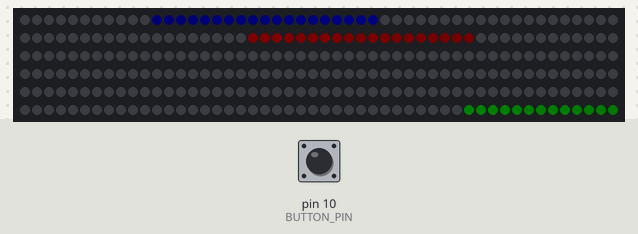
Simulated run of this sketch. Board: Arduino Uno, built with avr-gcc and run on an emulated ATmega328P. Shown: 300 RGB LEDs in strip order, left to right, continuing on the next row. Inputs (shaded band) come from the test bench; at power-on: pin 10 (BUTTON_PIN) HIGH. Dim RGB values are drawn brighter than linear.

Above: at 1.2 s.
1.3 s: pin 10 (BUTTON_PIN) pulled LOW for 0.15 s
4.4 s: pin 10 (BUTTON_PIN) pulled LOW for 1 s
8.4 s: pin 10 (BUTTON_PIN) pulled LOW for 0.15 s
11.5 s: pin 10 (BUTTON_PIN) pulled LOW for 1 s
15.5 s: pin 10 (BUTTON_PIN) pulled LOW for 3.2 s
At 18.2 s:
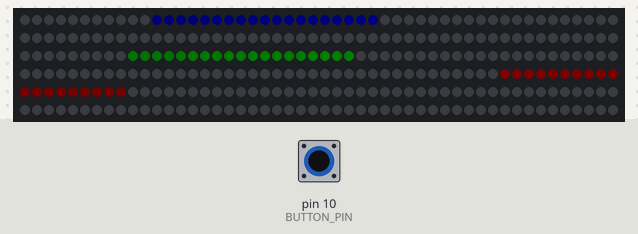
Timing chart, 0 to 19.7 s (numbered marks = the images above; inputs shaded):
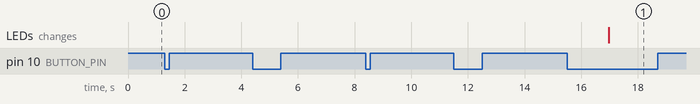

Measured:
- after the input at 1.3 s, every drawn part: stays the same
- after the input at 4.4 s, every drawn part: stays the same
- after the input at 11.5 s, every drawn part: stays the same

The sketch:

ledStripWorms.ino
```cpp
#include <FastLED.h>

// Hook up the LED strip
// How many LEDS do we have? 5m with 60 per meter:
#define NUM_LEDS 300
// Connect the (middle) data via some 150-400 Ohms resistor:
#define DATA_PIN 6
// ... plus connect red and black wires to 5V and GND of the Arduiono
// ... and put a 1000uF capacitor to catch power spikes

// And connect a button, active low:
#define BUTTON_PIN 10
// ... and it should have a pull-up and be active low:
#define DIRECTION_BUTTON_ACTIVE LOW
#define DEBOUNCE_DELAY 50ul

// State of the LEDs, basically our "VRAM":
CRGB leds[NUM_LEDS];

class DirectionButton {
private:
  uint8_t pin;
  uint8_t lastReading;
  unsigned long lastChangeTime;

public:
  DirectionButton(uint8_t pin) {
    this->pin = pin;
    this->lastReading = HIGH;
    this->lastChangeTime = 0;
  }

  void setup() {
    pinMode(this->pin, INPUT_PULLUP);
    this->lastReading = digitalRead(this->pin);
  }

  bool loopAndIsJustPressed() {
    int reading = digitalRead(this->pin);

    bool returnValue = false;

    if (this->lastReading != reading) {
      if ((millis() - this->lastChangeTime) > DEBOUNCE_DELAY &&
          reading == DIRECTION_BUTTON_ACTIVE) {
        returnValue = true;
      }

      this->lastChangeTime = millis();
    }

    this->lastReading = reading;

    return returnValue;
  }
};

DirectionButton fireButton(BUTTON_PIN);

const int totalSteps = (NUM_LEDS * 2 - 1);

int zigzag(int i) {
  i = i % totalSteps;
  if (i >= NUM_LEDS) return totalSteps - i;
  return i;
}

void setup() {
  pinMode(BUTTON_PIN, INPUT_PULLUP);

  FastLED.addLeds<NEOPIXEL, DATA_PIN>(leds, NUM_LEDS);

  // To not hurt the eyes:
  FastLED.setBrightness(4);

  // We work with 5V LEDs. And since the power comes from USB (500mA) and we
  // want to have a reserve of 200mA for powering the Arduino itself and some
  // excess just in case, let's limit to 300mA:
  FastLED.setMaxPowerInVoltsAndMilliamps(5, 300);
}

int rOffset = 0;
int gOffset = 100;
int bOffset = 140;

enum Channel { r, g, b };
Channel currentChannel = r;

void loop() {
  for (int dot = 0; dot < totalSteps; dot++) {
    for (uint8_t i = 0; i < 25; i++) {
      uint8_t v = i * 10;
      leds[zigzag(dot + rOffset + i)].r = v;
      leds[zigzag(dot + gOffset + i)].g = v;
      leds[zigzag(dot + bOffset + i)].b = v;
    }

    if (fireButton.loopAndIsJustPressed()) {
      switch (currentChannel) {
      case r:
        for (uint8_t i = 0; i < 25; i++) {
          leds[zigzag(dot + rOffset + i)].r = 0;
        }
        rOffset = totalSteps - dot;
        currentChannel = g;
        break;
      case g:
        for (uint8_t i = 0; i < 25; i++) {
          leds[zigzag(dot + gOffset + i)].g = 0;
        }
        gOffset = totalSteps - dot;
        currentChannel = b;
        break;
      case b:
        for (uint8_t i = 0; i < 25; i++) {
          leds[zigzag(dot + bOffset + i)].b = 0;
        }
        bOffset = totalSteps - dot;
        currentChannel = r;
        break;
      }
    }

    FastLED.show();

    // delay(30);
  }
}
```
